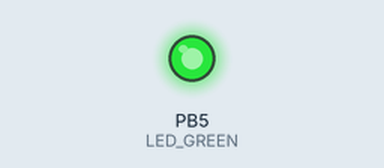
Recording of a program running on a simulated ATmega328P, built with avr-gcc and emulated at 16 MHz. Shown: output pins drawn as LEDs (lit = HIGH).

Above: at 0.5 s.
At 13.2 s:
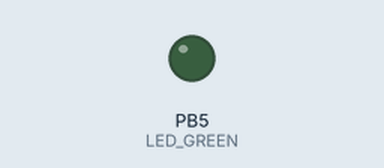
Timing chart, 0 to 14.3 s (numbered marks = the images above):
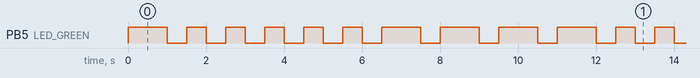

The program:

main.c
```c
/*
 * morse.c
 * Author : TheGT23
 */


/* Defines -----------------------------------------------------------*/
#define LED_GREEN   PB5     // AVR pin where green LED is connected
#define SHORT_DELAY 500      // Delay in milliseconds
#define LONG_DELAY 1000      // Delay in milliseconds

#ifndef F_CPU
#define F_CPU 16000000      // CPU frequency in Hz required for delay
#endif

/* Includes ----------------------------------------------------------*/
#include <util/delay.h>     // Functions for busy-wait delay loops
#include <avr/io.h>         // AVR device-specific IO definitions


#include <avr/io.h>


int main(void){
    // Set pin as output in Data Direction Register
    // DDRB = DDRB or 0010 0000
    DDRB = DDRB | (1<<LED_GREEN);

    // Set pin LOW in Data Register (LED off)
    // PORTB = PORTB and 1101 1111
    PORTB = PORTB & ~(1<<LED_GREEN);

    for(;;) {

	// Letter D

		//LONG

			// Set pin HIGH in Data Register (LED on)
			// PORTB = PORTB and 1101 1111
			PORTB = PORTB  | (1<<LED_GREEN);

			// Pause several milliseconds
			_delay_ms(LONG_DELAY);

			// Set pin LOW in Data Register (LED off)
			// PORTB = PORTB and 1101 1111
			PORTB = PORTB & ~(1<<LED_GREEN);

			// Pause several milliseconds
			_delay_ms(SHORT_DELAY);

		//SHORT

			// Set pin HIGH in Data Register (LED on)
			// PORTB = PORTB and 1101 1111
			PORTB = PORTB  | (1<<LED_GREEN);

			// Pause several milliseconds
			_delay_ms(SHORT_DELAY);

			// Set pin LOW in Data Register (LED off)
			// PORTB = PORTB and 1101 1111
			PORTB = PORTB & ~(1<<LED_GREEN);

			// Pause several milliseconds
			_delay_ms(SHORT_DELAY);

		//SHORT

			// Set pin HIGH in Data Register (LED on)
			// PORTB = PORTB and 1101 1111
			PORTB = PORTB  | (1<<LED_GREEN);

			// Pause several milliseconds
			_delay_ms(SHORT_DELAY);

			// Set pin LOW in Data Register (LED off)
			// PORTB = PORTB and 1101 1111
			PORTB = PORTB & ~(1<<LED_GREEN);

			// Pause several milliseconds
			_delay_ms(SHORT_DELAY);


	// Letter E

		//SHORT

			// Set pin HIGH in Data Register (LED on)
			// PORTB = PORTB and 1101 1111
			PORTB = PORTB  | (1<<LED_GREEN);

			// Pause several milliseconds
			_delay_ms(SHORT_DELAY);

			// Set pin LOW in Data Register (LED off)
			// PORTB = PORTB and 1101 1111
			PORTB = PORTB & ~(1<<LED_GREEN);

			// Pause several milliseconds
			_delay_ms(SHORT_DELAY);


	// Number 2

		//SHORT

			// Set pin HIGH in Data Register (LED on)
			// PORTB = PORTB and 1101 1111
			PORTB = PORTB  | (1<<LED_GREEN);

			// Pause several milliseconds
			_delay_ms(SHORT_DELAY);

			// Set pin LOW in Data Register (LED off)
			// PORTB = PORTB and 1101 1111
			PORTB = PORTB & ~(1<<LED_GREEN);

			// Pause several milliseconds
			_delay_ms(SHORT_DELAY);

		//SHORT

			// Set pin HIGH in Data Register (LED on)
			// PORTB = PORTB and 1101 1111
			PORTB = PORTB  | (1<<LED_GREEN);

			// Pause several milliseconds
			_delay_ms(SHORT_DELAY);

			// Set pin LOW in Data Register (LED off)
			// PORTB = PORTB and 1101 1111
			PORTB = PORTB & ~(1<<LED_GREEN);

			// Pause several milliseconds
			_delay_ms(SHORT_DELAY);

		//LONG

			// Set pin HIGH in Data Register (LED on)
			// PORTB = PORTB and 1101 1111
			PORTB = PORTB  | (1<<LED_GREEN);

			// Pause several milliseconds
			_delay_ms(LONG_DELAY);

			// Set pin LOW in Data Register (LED off)
			// PORTB = PORTB and 1101 1111
			PORTB = PORTB & ~(1<<LED_GREEN);

			// Pause several milliseconds
			_delay_ms(SHORT_DELAY);

		//LONG

			// Set pin HIGH in Data Register (LED on)
			// PORTB = PORTB and 1101 1111
			PORTB = PORTB  | (1<<LED_GREEN);

			// Pause several milliseconds
			_delay_ms(LONG_DELAY);

			// Set pin LOW in Data Register (LED off)
			// PORTB = PORTB and 1101 1111
			PORTB = PORTB & ~(1<<LED_GREEN);

			// Pause several milliseconds
			_delay_ms(SHORT_DELAY);

		//LONG

			// Set pin HIGH in Data Register (LED on)
			// PORTB = PORTB and 1101 1111
			PORTB = PORTB  | (1<<LED_GREEN);

			// Pause several milliseconds
			_delay_ms(LONG_DELAY);

			// Set pin LOW in Data Register (LED off)
			// PORTB = PORTB and 1101 1111
			PORTB = PORTB & ~(1<<LED_GREEN);

			// Pause several milliseconds
			_delay_ms(SHORT_DELAY);

    }
}
```

Measured:
- by itself, PB5 (LED_GREEN): repeats every 11.0 s: 5 × (LOW 0.50 s, HIGH 0.50 s), 4 × (LOW 0.50 s, HIGH 1.0 s)
- by itself, everything shown: repeats every 11.0 s, in 18 steps
